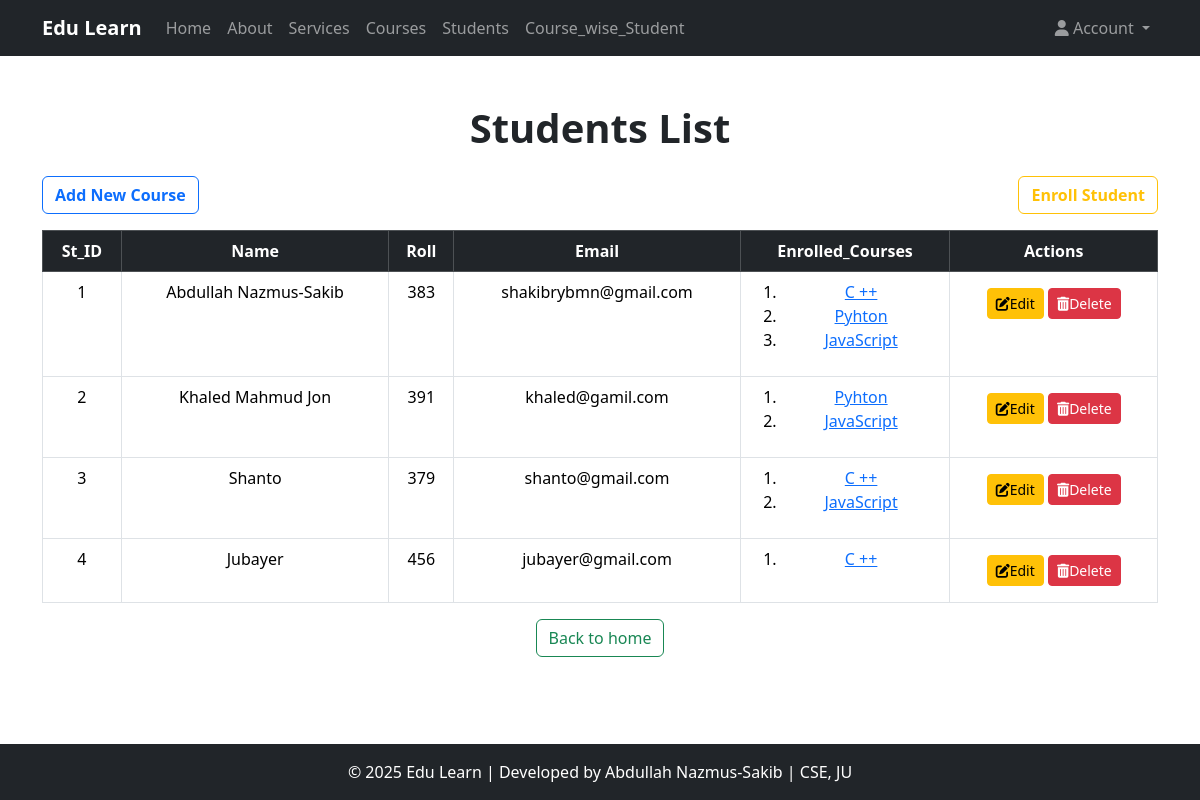
Page /student_list/ on the earlier database version.
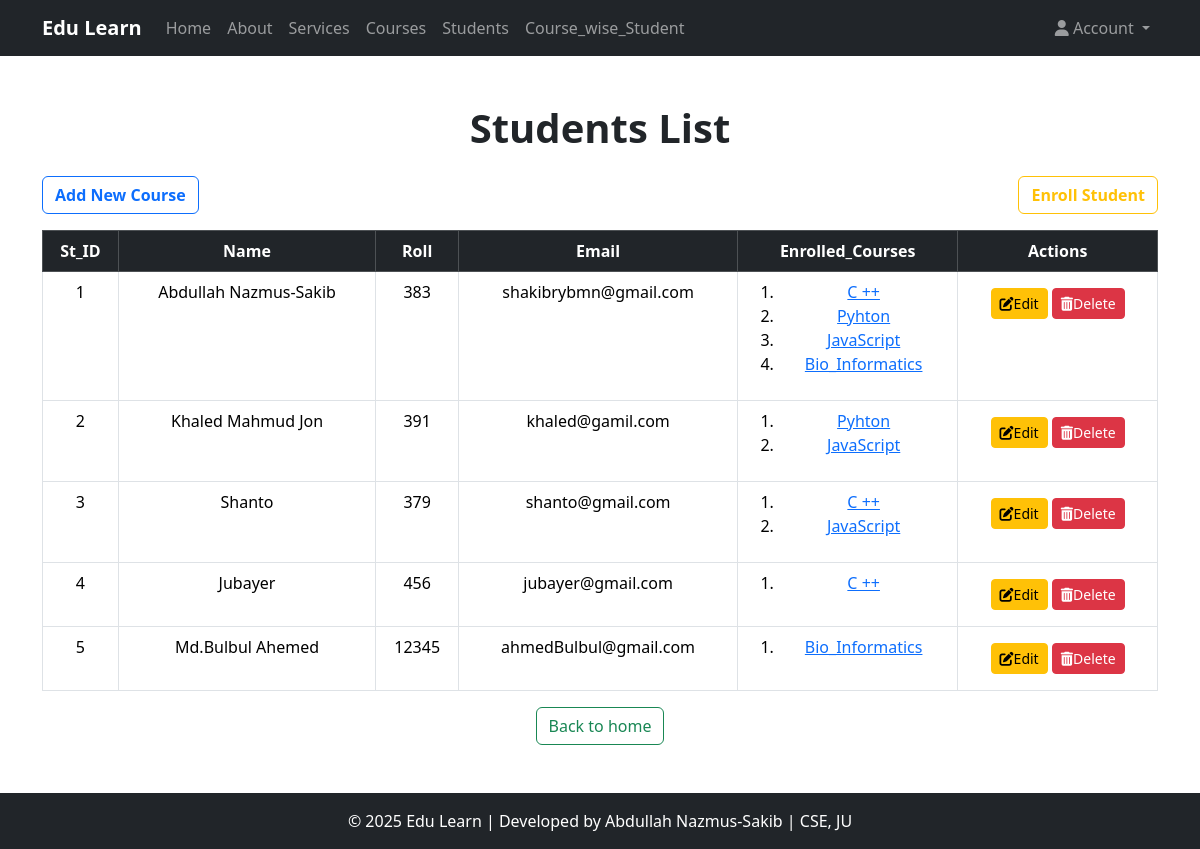
Same page on the later database version.
### Course_app/models.py (models this page shows, shortened)
class Student(models.Model):
    name = models.CharField(max_length=30)
    roll = models.IntegerField()
    email = models.EmailField(max_length=60,unique=True)
    enrolled_courses = models.ManyToManyField(Course, related_name="students")  # ✅ Changed related_name to plural

class Course(models.Model):
    title = models.CharField(max_length=25)
    descriptions = models.TextField()
    durations = models.IntegerField(help_text="Durations in hours")
    thumbnail = models.ImageField(upload_to="courses_thumbnail/", null=True, blank=True)

### Course_app/views.py (the view)
# urls.py: path('student_list/',views.student_list,name='student_list'),
def student_list(request):
    students = Student.objects.all()
    context = {
        'check':1,
        'students':students
    }
    return render(request,"Course_app/student_list.html",context)

### templates/Course_app/student_list.html (shortened to what this page needs)
{% extends 'Course_app/base.html' %}
{% block content %}
<div class="text-center mb-4">
    <h1 class="fw-bold">
    {% if check == 2 %}
    Enrolled Student of
    <span class="text-danger">"{{course.title}}"</span> Course
    {% elif check == 3 %}
        Student Information
    {% elif check == 1 %}
    Students List
    {% endif %}
    </h1>
</div>
<div class="d-flex justify-content-between">
    <a href="{% url 'create_course' %}" class="btn btn-outline-primary fw-bold mb-3">Add New Course</a>
    <a href="{% url 'Enroll_student' %}" class="btn btn-outline-warning fw-bold mb-3">Enroll Student</a>
</div>
<table class="table table-bordered table-hover text-center">
    <thead class="table-dark">
        <tr>
            <th>St_ID</th>
            <th>Name</th>
            <th>Roll</th>
            <th>Email</th>
            <th>Enrolled_Courses</th>
            <th>Actions</th>
        </tr>
    </thead>
    <tbody>
        {% if check == 3 %}
        <tr>
            <td>{{ student.id }}</td>
            <td>{{ student.name }}</td>
            <td>{{ student.roll }}</td>
            <td>{{ student.email }}</td>
            <td>
                <ol>
                    {% for course in student.enrolled_courses.all %}
                    <li><a href="{% url 'coursedetails' course.id %}">{{course.title}}</a></li>
                    {% endfor %}
                </ol>
            </td>
             <td>
                <a href="{% url 'update_student' student.id %}" class="btn btn-sm btn-warning my-2"><i class='fas fa-edit'></i>Edit</a>
                <form action="{% url 'delete_student' student.id %}" class="d-inline">
                    <button type="submit" class="btn btn-danger btn-sm"><i class="fas fa-trash-alt"></i>Delete</button>
                </form>
            </td>
        </tr>
        {% else %}
        {% for student in students %}
        <tr>
            <td>{{ forloop.counter }}</td>
            <td>{{ student.name }}</td>
            <td>{{ student.roll }}</td>
            <td>{{ student.email }}</td>
            <td>
                <ol>
                    {% for course in student.enrolled_courses.all %}
                    <li><a href="{% url 'coursedetails' course.id %}">{{course.title}}</a></li>
                    {% endfor %}
                </ol>
            </td>
             <td>
                <a href="{% url 'update_student' student.id %}" class="btn btn-sm btn-warning my-2"><i class='fas fa-edit'></i>Edit</a>
                <form action="{% url 'delete_student' student.id %}" class="d-inline">
                    <button type="submit" class="btn btn-danger btn-sm"><i class="fas fa-trash-alt"></i>Delete</button>
                </form>
            </td>
        </tr>
        {% endfor %}
        {% endif %}
    </tbody>
</table>
<div class="d-flex justify-content-center">
    <a href="{% url 'course_list' %}" class="btn btn-outline-success ">Back to home</a>
</div>
{% endblock content %}

### templates/Course_app/base.html (shortened to what this page needs)
<!DOCTYPE html>
<html lang="en">
<head>
    {% load static %}
    <link href="https://cdn.jsdelivr.net/npm/bootstrap@5.3.3/dist/css/bootstrap.min.css" rel="stylesheet">
    <link rel="stylesheet" href="{% static 'Course_app/css/base.css' %}">
    <link rel="stylesheet" href="https://cdnjs.cloudflare.com/ajax/libs/font-awesome/6.7.2/css/all.min.css">
</head>
<body>
    {% include 'Course_app/navbar.html' %}
    <div class="container my-5 content-wrapper">
        {% block content %}{% endblock content %}
    </div>
    <footer class="bg-dark text-white text-center py-3">
        <p class="mb-0">&copy; 2025 Edu Learn | Developed by Abdullah Nazmus-Sakib | CSE, JU</p>
    </footer>
</body>
</html>

### templates/Course_app/navbar.html (shortened to what this page needs)
<nav class="navbar navbar-expand-lg navbar-dark bg-dark">
    <div class="container">
        <a class="navbar-brand fw-bold" href="{% url 'course_list' %}">Edu Learn</a>
        <div class="collapse navbar-collapse" id="navbarNav">
            <ul class="navbar-nav me-auto">
                <li class="nav-item">
                    <a class="nav-link {% if request.path == '/' %}active{% endif %}" href="{% url 'course_list' %}">Home</a>
                </li>
                <li class="nav-item">
                    <a class="nav-link" href="">About</a>
                </li>
                <li class="nav-item">
                    <a class="nav-link" href="">Services</a>
                </li>
                <li class="nav-item">
                    <a class="nav-link" href="{% url 'course_list' %}">Courses</a>
                </li>
                <li class="nav-item">
                    <a class="nav-link" href="{% url 'student_list' %}">Students</a>
                </li>
                <li class="nav-item">
                    <a class="nav-link" href="{% url 'Course_wise_Student' %}">Course_wise_Student</a>
                </li>
            </ul>
            <ul class="navbar-nav">
                <li class="nav-item dropdown">
                    <a class="nav-link dropdown-toggle" href="#" id="userDropdown" role="button" data-bs-toggle="dropdown" aria-expanded="false">
                        <i class="fas fa-user"></i> Account
                    </a>
                </li>
            </ul>
        </div>
    </div>
</nav>

### static/Course_app/css/base.css (style rules this page uses)
html, body { height: 100%; }
body { display: flex; flex-direction: column; }
.content-wrapper { flex: 1; }
footer { margin-top: auto; }

Differences in the rows shown:
added Course: title "Bio_Informatics"
added Student: name "Md.Bulbul Ahemed", roll "12345", email "ahmedBulbul@gmail.com"
